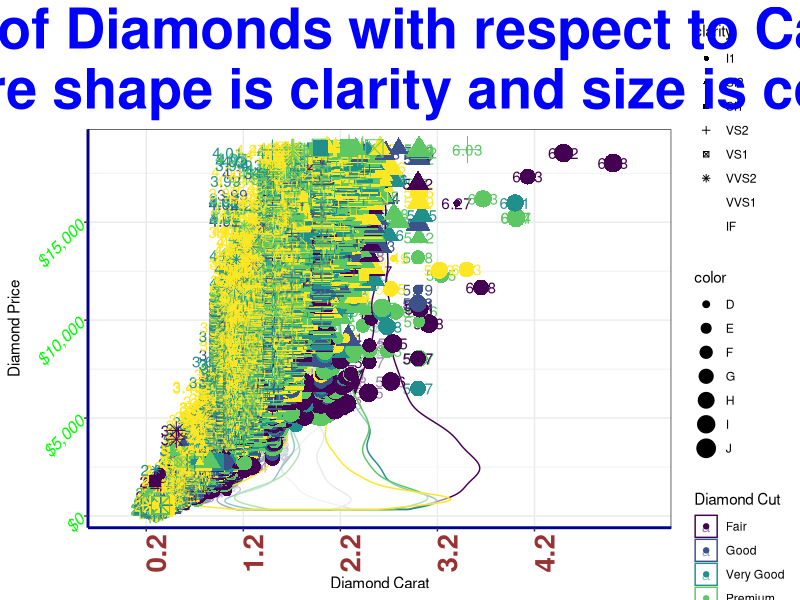

Write the R code that produced this figure.
## ---- chunk 1
knitr::opts_chunk$set(echo = TRUE)
library(ggplot2)
library(dplyr)
library(scales)
## ---- chunk 2
head(diamonds) 
## ---- chunk 3

p1 <- ggplot(diamonds, aes(x = carat, y = price, colour = cut)) + theme_bw() +
  geom_text(aes(label=round(z, 2))) +
  geom_violin(alpha = 0.5) +
  geom_point(aes(shape =  clarity, size = color)) + 
  
  ggtitle("Price of Diamonds with respect to Carat,\n where shape is clarity and size is color") +
  labs(x = "Diamond Carat", y = "Diamond Price", colour = "Diamond Cut") + 
  
  theme(
    plot.title = element_text(size = 40, face = "bold", colour = "blue", hjust = 0.5),
    axis.line = element_line(color = "darkblue", size = 1, linetype = "solid"),
    axis.text.x = element_text(face = "bold", color = "#993333", size = 20, angle = 90, hjust = 0.5),
    axis.text.y = element_text(face = "italic", color = "green", size = 12, angle = 45)
  ) +
  
  scale_x_discrete(limits=min(diamonds$carat):max(diamonds$carat))+
  scale_y_continuous(labels = dollar)


p1

